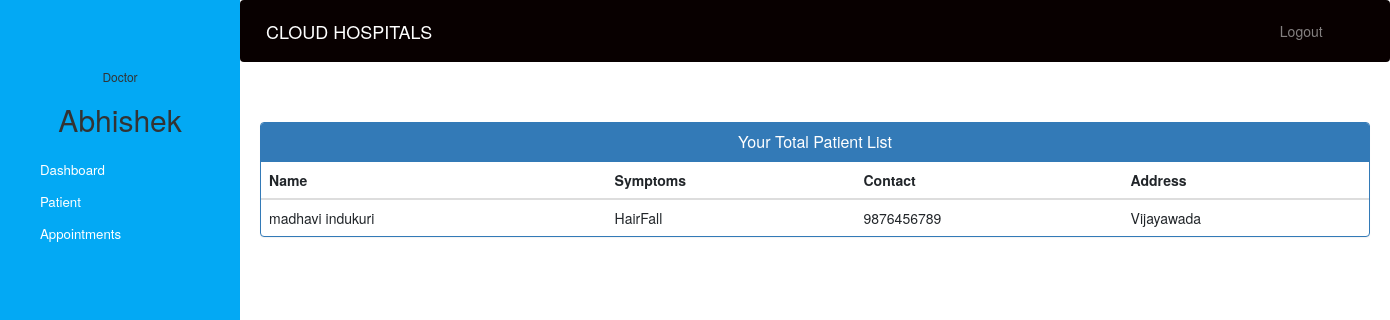
Page /doctor-view-patient (signed in) on the committed database.
### hospital/models.py (models this page shows, shortened)
class Patient(models.Model):
    user=models.OneToOneField(User,on_delete=models.CASCADE)
    address = models.CharField(max_length=40)
    mobile = models.CharField(max_length=20,null=False)
    symptoms = models.CharField(max_length=100,null=False)
    assignedDoctorId = models.PositiveIntegerField(null=True)
    admitDate=models.DateField(auto_now=True)
    status=models.BooleanField(default=False)
    @property
    def get_name(self):
        return self.user.first_name+" "+self.user.last_name

### hospital/views.py (the view)
# urls.py: path('doctor-view-patient', views.doctor_view_patient_view,name='doctor-view-patient'),
@login_required(login_url='doctorlogin')
@user_passes_test(is_doctor)
def doctor_view_patient_view(request):
    patients=models.Patient.objects.all().filter(status=True,assignedDoctorId=request.user.id)
    doctor=models.Doctor.objects.get(user_id=request.user.id) #for profile picture of doctor in sidebar
    return render(request,'hospital/doctor_view_patient.html',{'patients':patients,'doctor':doctor})

### hospital/views.py (called while the page is built)
def is_doctor(user):
    return user.groups.filter(name='DOCTOR').exists()

### templates/hospital/doctor_view_patient.html (shortened to what this page needs)
{% extends 'hospital/doctor_base.html' %}
{% block content %}
{%load static%}
<head>
  <link href="//netdna.bootstrapcdn.com/bootstrap/3.0.0/css/bootstrap.min.css" rel="stylesheet" id="bootstrap-css">
</head>
<div class="container">
  <div class="panel panel-primary">
    <div class="panel-heading">
      <h6 class="panel-title">Your Total Patient List</h6>
    </div>
    <table class="table table-hover" id="dev-table">
      <thead>
        <tr>
          <th>Name</th>
          <th>Symptoms</th>
          <th>Contact</th>
          <th>Address</th>
        </tr>
      </thead>
      {% for p in patients %}
      <tr>
        <td> {{p.get_name}}</td>
        <td>{{p.symptoms}}</td>
        <td>{{p.mobile}}</td>
        <td>{{p.address}}</td>
      </tr>
      {% endfor %}
    </table>
  </div>
</div>
{% endblock content %}

### templates/hospital/doctor_base.html (shortened to what this page needs)
<!DOCTYPE html>
{% load static %}
<html lang="en">
<head>
  <link rel="stylesheet" href="https://stackpath.bootstrapcdn.com/bootstrap/4.3.1/css/bootstrap.min.css">
  <link rel="stylesheet" href="https://maxcdn.bootstrapcdn.com/font-awesome/4.7.0/css/font-awesome.min.css">
</head>
<body>
  <nav class="menu" tabindex="0">
    <header>
      <br><br><br>
      <h6>Doctor</h6>
      <h2>{{request.user.first_name}}</h2>
    </header>
    <ul>
      <li tabindex="0" > <a style="color:white; text-decoration:none;" href="/doctor-dashboard"><span>Dashboard</span></a> </li>
      <li tabindex="0" > <a style="color:white; text-decoration:none;" href="/doctor-patient"><span>Patient</span></a></li>
      <li tabindex="0" > <a style="color:white; text-decoration:none;" href="/doctor-appointment"><span>Appointments</span></a></li>
    </ul>
  </nav>
  <main>
    <div class="bs-example">
      <nav class="navbar navbar-expand-md  navbar-dark fixed-top" style="background:#080000;">
        <a href="/doctor-dashboard" class="navbar-brand">CLOUD HOSPITALS</a>
        <div class="collapse navbar-collapse justify-content-between" id="navbarCollapse">
          <div class="navbar-nav" style=" margin-left: 90%;">
            <a href="/logout" class="nav-item nav-link">Logout</a>
          </div>
        </div>
      </nav>
    </div>
    <br><br>
    {% block content %}
    {% endblock content %}
    <br><br><br><br><br><br><br>
  </main>
</body>
</html>

### templates/hospital/doctor_base.html (style rules this page uses)
a:link { text-decoration: none; }
a { color: white; }
h6 { text-align: center; }
h2 { text-align: center; }
body { padding-left: 240px; }
main { position: relative; height: 100vh; }
.menu { background: #03a9f4; height: 100vh; width: 240px; position: fixed; top: 0px; left: 0; z-index: 5; outline: none; }
.menu ul { list-style: none; padding: 0.5em 0; margin: 0; }
.menu ul li { padding: 0.5em 1em 0.5em 3em; font-size: 0.95em; font-weight: regular; background-repeat: no-repeat; background-position: left 15px center; background-size: auto 20px; transition: all 0.15s linear; cursor: pointer; }

### templates/hospital/doctor_view_patient.html (style rules this page uses)
a:link { text-decoration: none; }
h6 { text-align: center; }

### rows in the picture
Patient: get_name "madhavi indukuri", symptoms "HairFall", mobile "9876456789", address "Vijayawada"

### other values in the picture
{{ request.user.first_name }} "Abhishek"
